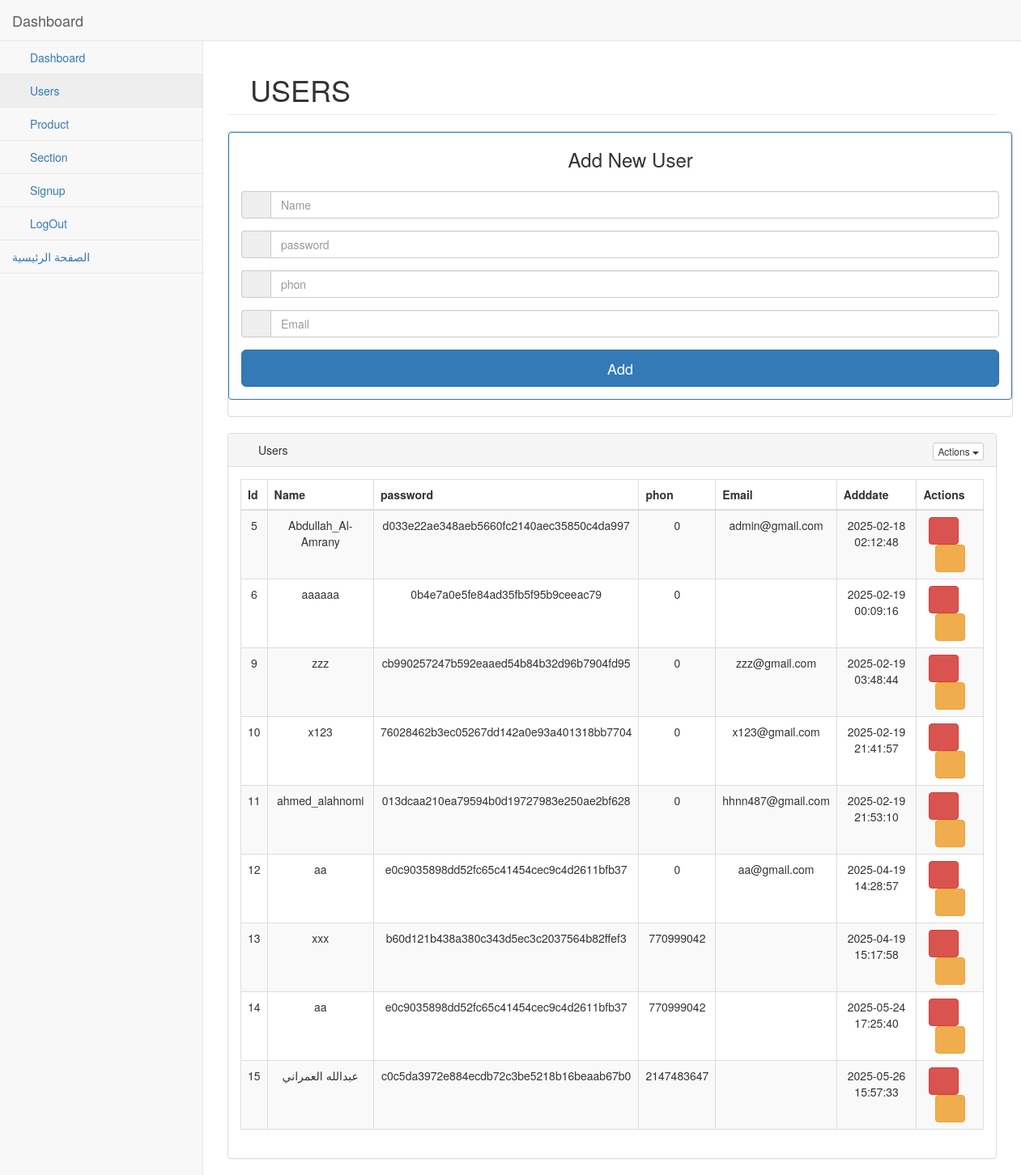
Screenshot of /controlpanel/Users.php with the database file from the repository.
### tables this page shows
CREATE TABLE `users` (
  `ID` int(11) NOT NULL,
  `UserName` varchar(250) NOT NULL,
  `Password` varchar(100) NOT NULL,
  `phon` int(11) NOT NULL,
  `Email` varchar(250) NOT NULL,
  `AddDate` timestamp NOT NULL DEFAULT current_timestamp(),
  `Active` bit(1) NOT NULL DEFAULT b'1',
  `Role` varchar(50) NOT NULL DEFAULT 'user'
);

### controlpanel/Users.php (the view, shortened to what this page needs)
<?php
require("heder.php");
?>
<div id="page-wrapper">
    <div class="row">
        <div class="col-lg-12">
            <h1 class="page-header"><i class='fa fa-users'></i>USERS</h1>
        </div>
    </div>
	<div id="fullscreen_bg" class="fullscreen_bg">
 <form class="form-signin" method="post">
	<div class="container" style='width:970px'>
    <div class="row">
        <div class="col-12-sx">
        <div class="panel panel-default">
        <div class="panel panel-primary">
				<h3 class="text-center"><i class='fa fa-plus-circle'></i> Add New User</h3>
        <div class="panel-body">
		<div class="form-group">
			<div class="input-group">
				<span class="input-group-addon"><span class="glyphicon glyphicon-tags"></span>
				</span>
				<input type="text" class="form-control" name="name" placeholder="Name" value="<?php if(isset($row)) echo $row['name']; ?>" />
			</div>
		</div>
		<div class="form-group">
			<div class="input-group">
				<span class="input-group-addon"><span class="glyphicon glyphicon-edit"></span></span>
				<input type="password" name="password" class="form-control"  placeholder="password"<?php if(isset($row)) echo $row['password'];?> />
			</div>
		</div>
		<div class="form-group">
			<div class="input-group">
				<span class="input-group-addon"><span class="glyphicon glyphicon-edit"></span></span>
				<input type="phon" name="phon" class="form-control"  placeholder="phon"<?php if(isset($row)) echo $row['phon'];?> />
			</div>
		</div>
		<div class="form-group">
			<div class="input-group">
				<span class="input-group-addon"><span class="glyphicon glyphicon-edit"></span></span>
				<input type="Email" name="Email" class="form-control"  placeholder="Email"<?php if(isset($row)) echo $row['Email'];?> />
			</div>
		</div>
		      <input class="btn btn-lg btn-primary btn-block" type="submit" value='Add' name='save'>
      </div>
       </div>
        </div>
    </div>
</div>
</form>
</div>
<div class="row">
        <div class="col-xs-12">
            <div class="panel panel-default">
                <div class="panel-heading">
                    <i class="fa fa-users fa-fw"></i> Users
                    <div class="pull-right">
                        <div class="btn-group">
                            <button type="button" class="btn btn-default btn-xs dropdown-toggle" data-toggle="dropdown">
                                Actions
                                <span class="caret"></span>
                            </button>
                        </div>
                    </div>
                </div>
	     <div class="panel-body">
                    <div class="row">
                        <div class="col-xs-12">
                            <div class="table-responsive">
                                <table  class="table table-bordered table-hover table-striped" style='text-align:center' >
                                    <thead>
                                      <tr>
											<th>Id</th>
											<th>Name</th>
											<th >password</th>
											<th >phon</th>
											<th >Email</th>
											<th >Adddate</th>
											<th style='text-align:left'> Actions </th>
                                      </tr>
                                    </thead>
                                    <tbody>
										<?php
										$sql='select * from users';
										$q=$conn->prepare($sql);
										$q->execute();
										if($q->rowcount())
										{
										foreach($q->fetchall() as $col)
										{
										$id=$col["ID"];
										$name=$col["UserName"];
										$password=$col["Password"];
										$phon=$col["phon"];
										$Email=$col["Email"];
										$adddate=$col["AddDate"];
										echo "<tr>";
										echo "<td>$id</td>";
										echo "<td>$name</td>";
										echo "<td>$password</td>";
										echo "<td>$phon</td>";
										echo "<td>$Email</td>";
										echo "<td>$adddate</td>";
										echo "<td>";
										echo "<a  title='delete' class='btn btn-danger' onclick=\"return confirm('are you sure ???')\" href='?action=delete&id=$id'><i class='fa fa-trash'></i></a> ";
										if($col['Role']=='admin')
										 echo "  <a title='user' class='fa fa-cog' href='?action=inachecks&id=$id'><i class='fa fa'></i></a>   ";
										 else
										echo"  <a title='admin'  class='fa fa-user ' href='?action=achecks&id=$id'><i class='fa fa'></i></a>   ";
										  if($col['Active']==1)
										 echo "<a title='inactive' class='btn btn-warning' href='?action=inactive&id= $id'><i class='fa fa-close'></i></a> ";
										 else
										echo  "<a title='active' class='btn btn-primary' href='?action=active&id= $id'><i class='fa fa-check'></i></a> ";
									   echo "</tr>";
										}
										}
										?>
                                    </tbody>
                                </table>
                            </div>
                        </div>
                    </div>
                </div>
            </div>
        </div>
    </div>
</div>
</div>
</body>
</html>

### controlpanel/heder.php (shortened to what this page needs)
<!DOCTYPE html>
<html>
<head>
 <link href="../css/bootstrap.min.css" rel="stylesheet" />
    <link href="../css/font-awesome.min.css" rel="stylesheet" />
	<link href="css/custom.css" rel="stylesheet" />
</head>
<body>
<div id="wrapper" class="active">
<nav class="navbar navbar-default navbar-static-top" role="navigation" style="margin-bottom: 0">
    <div class="navbar-header">
        <a class="navbar-brand" href="Dashboard.php">Dashboard</a>
    </div>
    <ul class="nav navbar-top-links navbar-right">
        <li class="dropdown">
            <a class="dropdown-toggle" data-toggle="dropdown" href="#">
                <i class="fa fa-user fa-fw"></i> <i class="fa fa-caret-down"></i>
            </a>
        </li>
    </ul>
    <div class="navbar-default sidebar" role="navigation">
        <div class="sidebar-nav">
          <ul class="nav" id="side-menu">
                   <li>
                    <a href="dashboard.php"><i class="fa fa-dashboard fa-fw"></i> <span class="ttspan-fill">Dashboard</span></a>
                </li>
                <li>
                    <a href="Users.php"><i class="fa fa-users fa-fw"></i> <span class="ttspan-fill">Users</span></a>
                </li>
                <li>
                    <a href="Add_product.php"><i class="fa fa-shopping-cart fa-fw"></i></i> <span class="ttspan-fill">Product</span></a>
                </li>
                <li>
                    <a href="sectionviw.php"><i class="fa fa-tasks fa-fw"></i> <span class="ttspan-fill">Section</span></a>
                </li>
                <li>
                    <a href="../login/signup.php"><i class="fa fa-tasks fa-fw"></i> <span class="ttspan-fill">Signup</span></a>
                </li>
                <li>
          <a href="../login/login.php"><i class="fa fa-comments fa-fw"></i> <span class="ttspan-fill">LogOut</span></a>
          <li><a href="../index.php">الصفحة الرئيسية<i class="fa-solid fa-house"></i></a></li>
      </li>
            </ul>
        </div>
    </div>
</nav>

### controlpanel/css/custom.css (style rules this page uses)
body { background-color: #f8f8f8; }
#wrapper { width: 100%; }
#page-wrapper { padding: 0 15px; min-height: 568px; background-color: white; }
@media (min-width: 768px) { #page-wrapper { position: inherit; margin: 0 0 0 250px; padding: 0 30px; border-left: 1px solid #e7e7e7; } }
.navbar-top-links { margin-right: 0; }
.navbar-top-links li { display: inline-block; }
.navbar-top-links li:last-child { margin-right: 15px; }
.navbar-top-links li a { padding: 15px; min-height: 50px; }
.sidebar ul li { border-bottom: 1px solid #e7e7e7; }
.sidebar ul li a.active { background-color: #eeeeee; }
@media (min-width: 768px) { .sidebar { z-index: 1; position: absolute; width: 250px; margin-top: 51px; } }

### rows the page displays
users: ID "5", UserName "Abdullah_Al-Amrany", Password "d033e22ae348aeb5660fc2140aec35850c4da997", phon "0", Email "admin@gmail.com", AddDate "2025-02-18 02:12:48"
users: ID "6", UserName "aaaaaa", Password "0b4e7a0e5fe84ad35fb5f95b9ceeac79", phon "0", AddDate "2025-02-19 00:09:16"
users: ID "9", UserName "zzz", Password "cb990257247b592eaaed54b84b32d96b7904fd95", phon "0", Email "zzz@gmail.com", AddDate "2025-02-19 03:48:44"
users: ID "10", UserName "x123", Password "76028462b3ec05267dd142a0e93a401318bb7704", phon "0", Email "x123@gmail.com", AddDate "2025-02-19 21:41:57"
users: ID "11", UserName "ahmed_alahnomi", Password "013dcaa210ea79594b0d19727983e250ae2bf628", phon "0", Email "hhnn487@gmail.com", AddDate "2025-02-19 21:53:10"
users: ID "12", UserName "aa", Password "e0c9035898dd52fc65c41454cec9c4d2611bfb37", phon "0", Email "aa@gmail.com", AddDate "2025-04-19 14:28:57"
users: ID "13", UserName "xxx", Password "b60d121b438a380c343d5ec3c2037564b82ffef3", phon "770999042", AddDate "2025-04-19 15:17:58"
users: ID "14", UserName "aa", Password "e0c9035898dd52fc65c41454cec9c4d2611bfb37", phon "770999042", AddDate "2025-05-24 17:25:40"
users: ID "15", UserName "عبدالله العمراني", Password "c0c5da3972e884ecdb72c3be5218b16beaab67b0", phon "2147483647", AddDate "2025-05-26 15:57:33"
